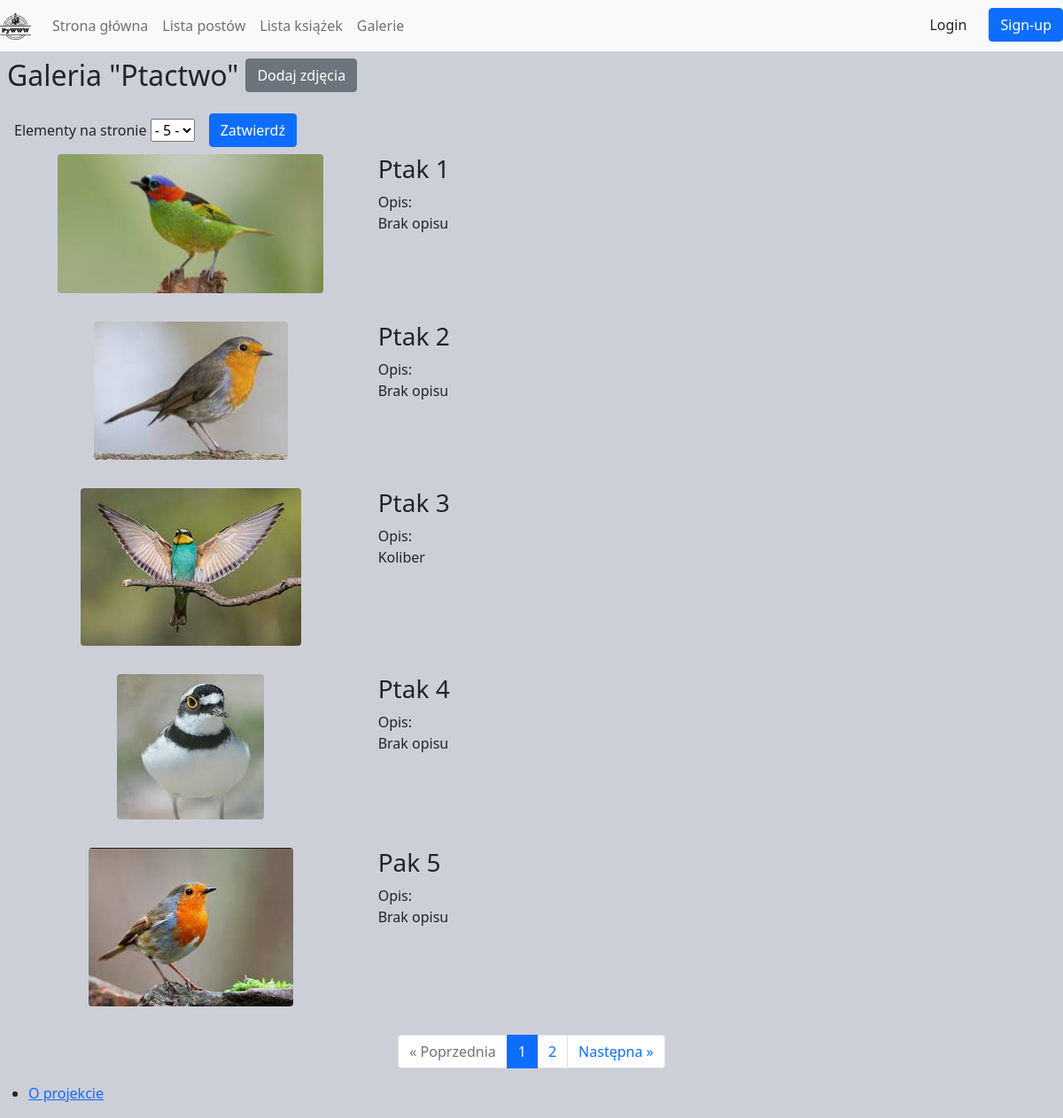
The page /galleries/ptactwo/ on the database its author committed.
### galleries/models.py (models this page shows, shortened)
class Photo(Timestamp, SlugMixin):
  title = models.CharField(max_length=100)
  short_description = models.CharField(max_length=300, blank=True, null=True)
  image = ImageField(upload_to=upload_to)
  gallery = models.ForeignKey(Gallery, on_delete=models.CASCADE, related_name='photos')
  source = models.CharField(max_length=512, blank=True, null=True)
  status = models.PositiveSmallIntegerField(default=Status.NEW, choices=Status.choices)

### galleries/views.py (the view)
# urls.py: path('<str:gallery_slug>/', gallery_photos, name='gallery_photos'),
def gallery_photos(request, gallery_slug):
  gallery = Gallery.objects.get(slug=gallery_slug)
  if gallery.status != Status.PUBLISHED:
    context = {'info': 'Galeria nie jest upubliczniona'}
  else:
    photos = Photo.objects.filter(gallery_id=gallery.id, status=Status.PUBLISHED)
    if request.method == 'POST':
      elem_on_page = int(request.POST.get('selected').strip('-'))
    if request.method == 'GET':
      try:
        elem_on_page = int(request.GET.get('elem'))
      except:
        elem_on_page = 5
    paginator = Paginator(photos, elem_on_page)
    page_number = request.GET.get('page')
    page_obj = paginator.get_page(page_number)
    context = {'info': f'Galeria "{gallery.title}"',
               'gallery_slug': gallery_slug,
               'photos': photos,
               'page_obj': page_obj,
               'elem_on_page': elem_on_page}
  return render(request, 'galleries/gallery_photos.html', context)

### galleries/templates/galleries/gallery_photos.html (shortened to what this page needs)
{% extends 'base.html' %}
{% load static %}
{% load thumbnail %}
{% block style %}
  <link rel="stylesheet" href={% static "galleries/css/simple-lightbox.min.css" %}>
{% endblock %}
{% block body %}
  <div class="row my-2">
    <div class="col-sm">
      <h2 class="info mx-2" style="float: left;">{{ info }}</h2>
      <a href="{% url 'galleries:add_gallery_photo' gallery_slug %}">
        <span class="btn btn-secondary">Dodaj zdjęcia</span>
      </a>
    </div>
  </div>
  <form method="post">
    <div class="form-row align-items-center mg-sm-left" style="display:flex;">
      <div class="col-auto my-1">
        <label class="mr-sm-2" for="inlineFormCustomSelect">Elementy na stronie</label>
        <select class="custom-select mr-sm-2" name="selected">
          <option selected>- {{ elem_on_page }} -</option>
        </select>
      </div>
      <div class="col-auto my-2">
        <button type="submit" class="btn btn-primary mg-sm-left">Zatwierdź</button>
      </div>
    </div>
  </form>
    {% for photo in page_obj %}
      <div class="row mg-md-bott mg-sm-left">
        <div class="col-lg-4 col-sm-12" style="display:flex; justify-content: center">
            {% thumbnail photo.image '300' as im %}
            <div class="photo_gallery">
              <a href="{{ photo.image.url }}">
                <img src="{{ im.url }}" class="w-100 shadow-1-strong rounded"
                style="max-width:300px" alt="{{ photo.title }}">
              </a>
            </div>
            {% endthumbnail %}
          </div>
          <div class="col-lg-8 col-sm-12">
            <h3>{{photo.title|capfirst}}</h3>
            <p>Opis:<br>
              {% if photo.short_description %}
              {{photo.short_description}}
            {% else %}
            Brak opisu
            {% endif %}
          </p>
        </div>
      </div>
    {% endfor %}
  <nav aria-label="Page navigation">
    <ul class="pagination justify-content-center">
      {% if page_obj.has_previous %}
        <li class="page-item">
          <a class="page-link" href="?page={{ page_obj.previous_page_number }}&elem={{ elem_on_page }}">&laquo; Poprzednia</a>
        </li>
      {% else %}
        <li class="page-item disabled">
          <a class="page-link" href="#" tabindex="-1" aria-disabled="True">&laquo; Poprzednia</a>
        </li>
      {% endif %}
      {% for i in page_obj.paginator.page_range %}
        {% if page_obj.number == i %}
          <li class="page-item active" aria-current="page">
            <span class="page-link">
              {{ i }}
            </span>
          </li>
        {% else %}
          <li class="page-item">
            <a class="page-link" href="?page={{ i }}&elem={{ elem_on_page }}" >{{ i }}</a>
          </li>
        {% endif %}
      {% endfor %}
      {% if page_obj.has_next %}
      <li class="page-item">
        <a class="page-link" href="?page={{ page_obj.next_page_number }}&elem={{ elem_on_page }}">Następna &raquo;</a>
      </li>
      {% else %}
      <li class="page-item disabled">
        <a class="page-link" href="#" tabindex="-1" aria-disabled="true">Następna &raquo;</a>
      </li>
      {% endif %}
    </ul>
  </nav>
{% endblock %}

### main/static/main/css/style.css (style rules this page uses)
body { background-color: rgb(205, 207, 216); }
.mg-md-bott { margin-bottom: 2rem; }
.mg-sm-left { margin-left: 1rem; }

### rows shown on the page
Photo: shows a picture, title "Ptak 1", shows "Brak opisu"
Photo: shows a picture, title "Ptak 2", shows "Brak opisu"
Photo: shows a picture, title "Ptak 3", short_description "Koliber"
Photo: shows a picture, title "Ptak 4", shows "Brak opisu"
Photo: shows a picture, title "Pak 5", shows "Brak opisu"

### other values the page prints
{{ info }} "Galeria \"Ptactwo\""
{{ i }} "1"
{{ i }} "2"
